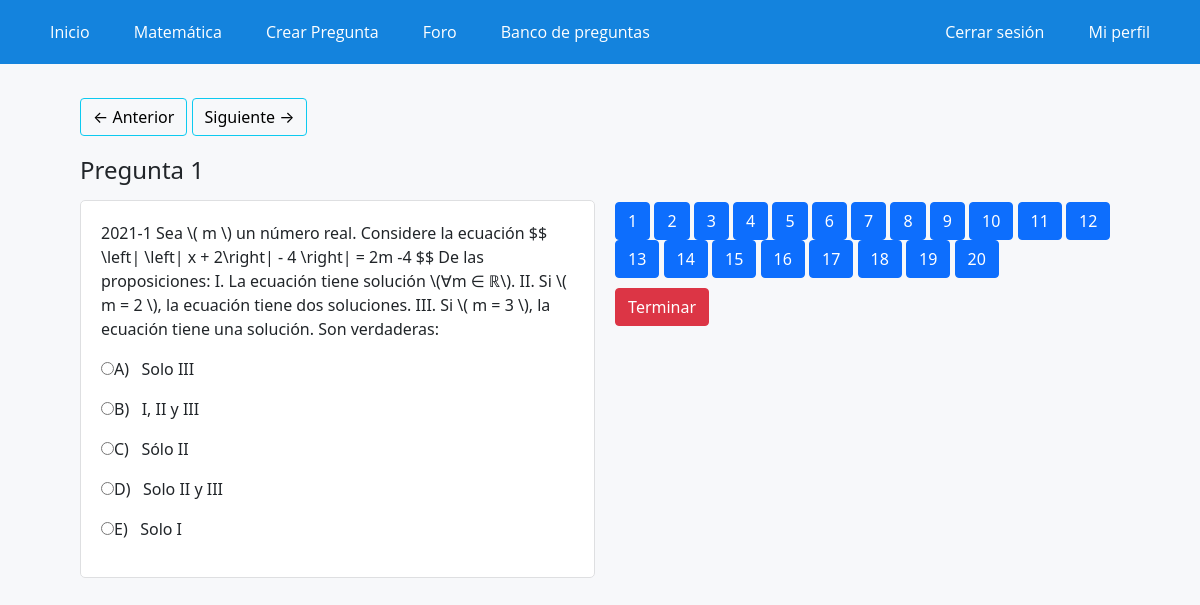
The page /certamen/?id=4GYBC11 (signed in) on the database its author committed.
### WebApp/models.py (models this page shows)
class PreguntasMate(models.Model):
    siglas = models.CharField(max_length=7, choices=siglas)
    dificultad = models.CharField(max_length=20, choices=dificultad)
    tema = models.CharField(max_length=100, choices=temas)
    pregunta = models.TextField()
    posible_desarrollo = models.TextField()
    alternativa_a = models.CharField(null=True, max_length=500)
    alternativa_b = models.CharField(null=True, max_length=500)
    alternativa_c = models.CharField(null=True, max_length=500)
    alternativa_d = models.CharField(null=True, max_length=500)
    alternativa_e = models.CharField(null=True, max_length=500)
    alternativa_correcta = models.CharField(null=True, max_length=1, choices=alt_correcta)
    pista = models.CharField(max_length=200)
    puntos = models.IntegerField()

### WebApp/views.py (the view, shortened to what this page needs)
# urls.py: path('certamen/', certamen, name="certamen"),
def certamen(request):
    id_certamen = request.GET.get('id')
    certamen_h = historialCertamen.objects.filter(id_certamen=id_certamen)
    if (certamen_h.exists() == False):#Si el certamen no esta creado lo crea y lo guarda en el historial
        if request.method == 'POST':
            datos = request.POST
            num_preg = int(request.POST['number_of_questions'])
            time = request.POST['tiempo']
            dificultad = request.POST['dificultad']
            temas = []
            for e in datos:
                if e not in ('csrfmiddlewaretoken','tiempo','number_of_questions','dificultad'):
                    temas.append(e)
            preguntas,id_preguntas = generar_preguntas(num_preg,temas,dificultad)
            historialCertamen.objects.create(id_usuario=request.user.id ,id_preguntas=id_preguntas,estado=False,id_certamen=id_certamen)
            data = {'clase':'MAT021',
            'preguntas':preguntas,
            'tiempo':time,
            'estatus':False,
            'id':id_certamen,
            }
            return render(request,'app/base_certamenes.html',data)
    elif certamen_h.exists() and certamen_h[0].estado == False :#Si el certamen ya esta creado pero no ha sido terminado
        id_preguntas_c = certamen_h[0].id_preguntas
        id_preguntas_c = id_preguntas_c[1:-1]
        id_preguntas_c = id_preguntas_c.split(',')
        preguntas = recuperar_preguntas(id_preguntas_c)
        data = {'clase':'MAT021',
        'preguntas':preguntas,
        'tiempo':'',
        'estatus':False,
        'id':id_certamen,
        }
        return render(request,'app/base_certamenes.html',data)

### WebApp/views.py (called while the page is built)
def recuperar_preguntas(id_preguntas_c):
    preguntas_db = []
    for id in id_preguntas_c:
        pregunta = PreguntasMate.objects.filter(id=id).values()
        preguntas_db.append(pregunta)
    preguntas = []
    for p in preguntas_db:
        e = {'id':'',
            'pregunta':'',
            'A':'',
            'B':'',
            'C':'',
            'D':'',
            'E':'',}
        e['id'] = p[0]['id']
        e['pregunta'] = p[0]['pregunta']
        e['a'] = p[0]['alternativa_a']
        e['b'] = p[0]['alternativa_b']
        e['c'] = p[0]['alternativa_c']
        e['d'] = p[0]['alternativa_d']
        e['e'] = p[0]['alternativa_e']
        preguntas.append(e)
    return preguntas

### WebApp/templates/app/base_certamenes.html (shortened to what this page needs)
{% extends 'app/base.html' %}
{% load static %}
{% block contenido %}
<div class="elContenedor">
    <form action="/resultados/?id={{id}}" method="post" name="formulario"><br>
        <div class="flex-pregunta-certamen">
            <div style="width: 85%;" id="carouselExampleDark" class="carousel carousel-dark">
                <div>
                    {% for e in preguntas %}
                    <div class="carousel-item " id="carrusel">
                        <div class=" d-none d-md-block">
                            <div>
                                <button id="anterior" class="carousel btn btn-outline-info" type="button"
                                    data-bs-target="#carouselExampleDark" data-bs-slide="prev">
                                    <span style="color: black;"> ← Anterior</span>
                                </button>
                                <button id="siguiente" class="carousel btn btn-outline-info" type="button"
                                    data-bs-target="#carouselExampleDark" data-bs-slide="next">
                                    <span style="color: black;">Siguiente →</span>
                                </button>
                            </div>
                            <h4 style="margin-top: 20px;">Pregunta {{forloop.counter}}</h4>
                            <div class="preguntas" style="padding: 20px; margin-top: 15px;">
                                <p>{{e.pregunta}}</p>
                                {% if estatus == False %}
                                <p><input type="radio" id="cbox1" name={{e.id}} value="A">A) &nbsp; <label for="cbox1">
                                        {{e.a}}</label></p>
                                <p><input type="radio" id="cbox2" name={{e.id}} value="B">B) &nbsp; <label for="cbox2">
                                        {{e.b}}</label></p>
                                <p><input type="radio" id="cbox3" name={{e.id}} value="C">C) &nbsp; <label for="cbox3">
                                        {{e.c}}</label></p>
                                <p><input type="radio" id="cbox4" name={{e.id}} value="D">D) &nbsp; <label for="cbox4">
                                        {{e.d}}</label></p>
                                <p><input type="radio" id="cbox4" name={{e.id}} value="E">E) &nbsp; <label for="cbox4">
                                        {{e.e}}</label></p>
                                {% endif %}
                            </div>
                        </div>
                    </div>
                    {% endfor %}
                </div>
            </div>
            <div style="margin-top: 104px;">
                <div style="padding: auto; margin-bottom: 10px;">
                    {% for e in preguntas %}
                    <button type="button" data-bs-target="#carouselExampleDark"
                        data-bs-slide-to="{{forloop.counter|add:-1}}" class="btn btn-primary"
                        aria-label="Slide {{forloop.counter}}">{{forloop.counter}}</button>
                    {% endfor %}
                </div>
                {% if estatus == False %}
                <input class="btn btn-danger" type="submit" value="Terminar">
                {% else %}
                <input class="btn btn-danger" type="submit" value="Terminar" disabled>
                {% endif %}
            </div>
        </div>
    </form>
</div>
{% endblock %}

### WebApp/static/app/css/styles.css (style rules this page uses)
* { margin: 0; padding: 0; -webkit-box-sizing: border-box; -moz-box-sizing: border-box; box-sizing: border-box; }
body { background: rgb(247,248,250); }
.elContenedor { width: 90%; padding-top: 0px; margin:auto; }
.preguntas { background-color: rgb(255,255,255); border-radius: 5px ; margin-bottom: 40px; margin-top: 40px; border: 1px solid rgb(222,223,225); }
.flex-pregunta-certamen { display: flex; padding: 10px; border-radius: 5px ; margin-bottom: 40px; }
.flex-pregunta-certamen >div { margin: 10px; margin-top: 0px; text-align: left; }

### rows shown on the page
PreguntasMate: pregunta "2021-1 Sea \\( m \\) un número real. Considere la ecuación $$ \\left| \\left| x + 2\\right| - 4 \\right| = 2m -4 $$ De las proposiciones: I. La ecuación tiene solución \\(∀m ∈ ℝ\\). II. Si \\( m = 2 \\), la ecuación tiene dos soluciones. III. Si \\( m = 3 \\), la ecuación tiene una solución. Son verdaderas:", a "Solo III", b "I, II y III", c "Sólo II", d "Solo II y III", e "Solo I"
